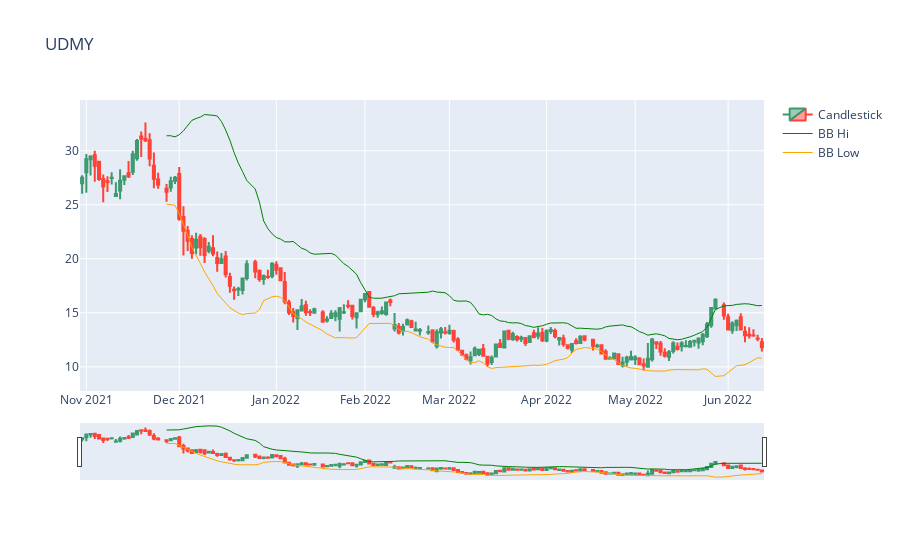

The notebook cell saved with this chart:
### Code cell
plot_Bollinger_Bands_plotly('UDMY','1y','1d')

### Figure 1 — Plotly figure (JSON) as saved in the notebook; plotly's stock layout.template omitted (floating-point values rounded to 4 significant figures; data arrays with more than 128 entries replaced by an {"elided": "..."} marker saying what was removed)
{"data": [{"close": {"elided": "156 float values"}, "high": {"elided": "156 float values"}, "low": {"elided": "156 float values"}, "name": "Candlestick", "open": {"elided": "156 float values"}, "type": "candlestick", "x": {"elided": "156 str values"}}, {"line": {"color": "green", "width": 1}, "name": "BB Hi", "type": "scatter", "x": {"elided": "156 str values"}, "y": {"elided": "156 float values"}}, {"line": {"color": "orange", "width": 1}, "name": "BB Low", "type": "scatter", "x": {"elided": "156 str values"}, "y": {"elided": "156 float values"}}], "layout": {"title": {"text": "UDMY"}, "xaxis": {"rangebreaks": [{"bounds": ["sat", "mon"]}]}}}
